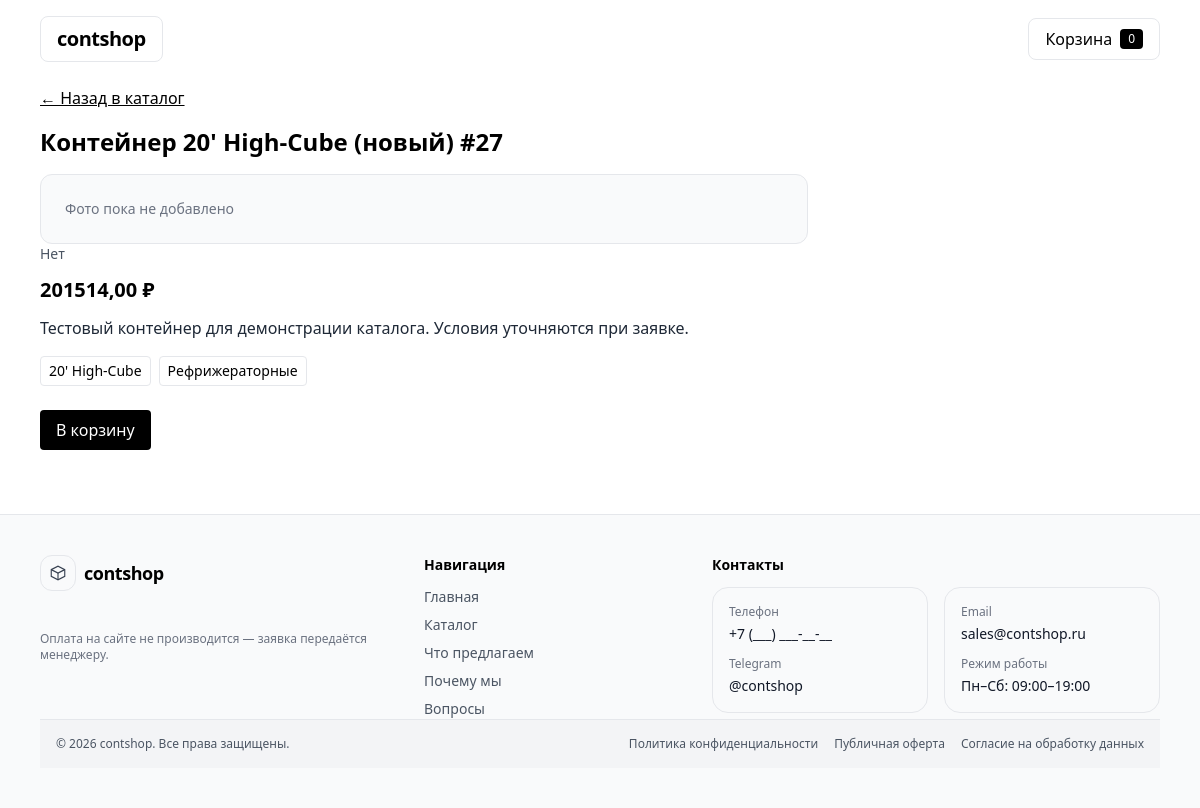
The page /catalog/20-high-cube-27/ on the database as committed earlier.
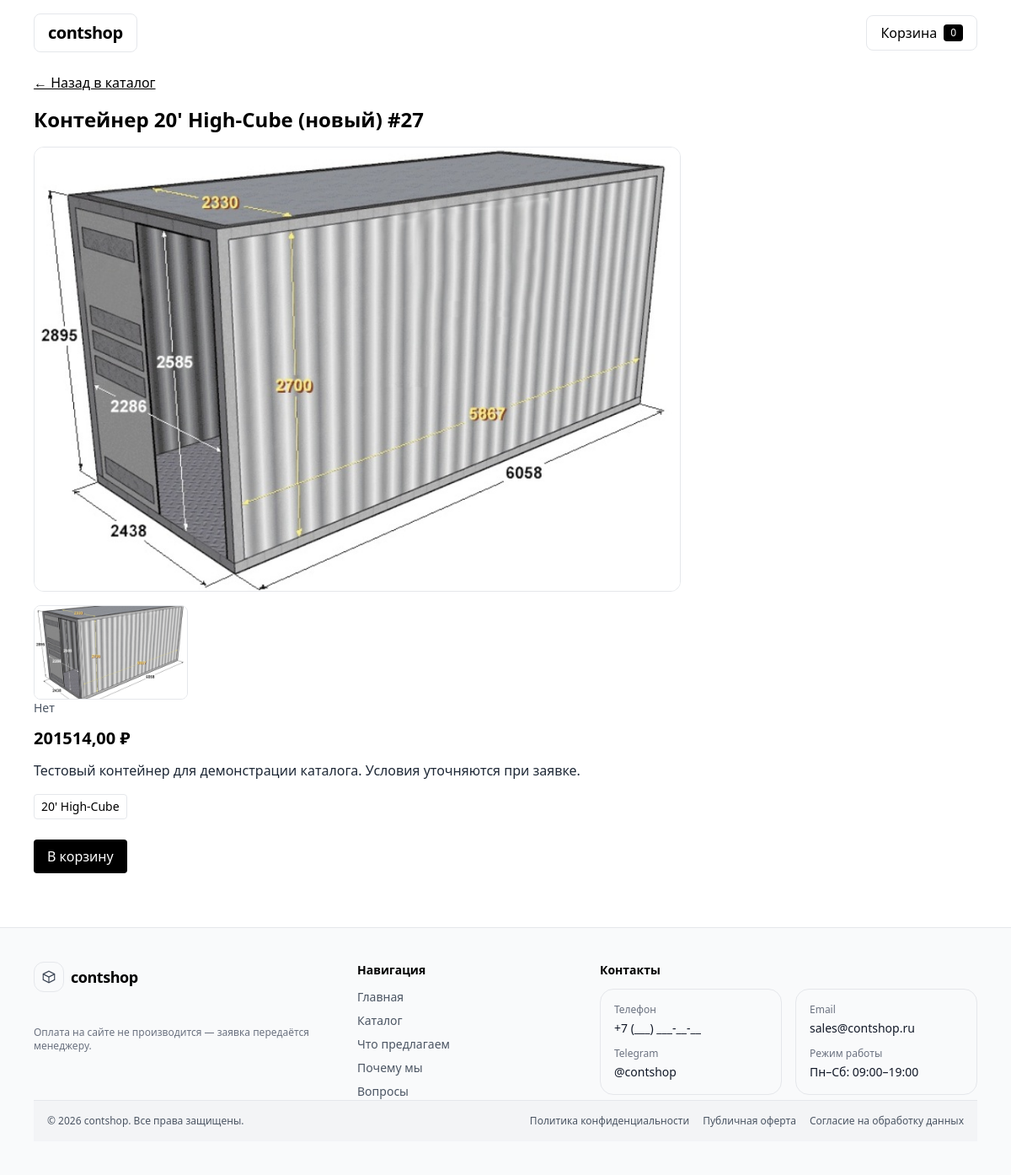
The same page on the database as committed later.
### apps/catalog/models.py (models this page shows, shortened)
class Category(models.Model):
    title = models.CharField(max_length=120, unique=True)
    slug = models.SlugField(max_length=140, unique=True, blank=True)
    class Meta:
        verbose_name = "Категория"
        verbose_name_plural = "Категории"
        ordering = ["title"]

class ProductImage(models.Model):
    product = models.ForeignKey(Product, on_delete=models.CASCADE, related_name="images")
    image = models.ImageField(upload_to="products/")
    sort_order = models.PositiveIntegerField(default=0)
    class Meta:
        verbose_name = "Фото товара"
        verbose_name_plural = "Фото товаров"
        ordering = ["sort_order", "id"]

### apps/catalog/views/pages.py (the view)
# urls.py: path("<slug:slug>/", product_detail, name="detail"),
def product_detail(request, slug: str):
    product = get_object_or_404(
        Product.objects.prefetch_related("categories", "images"),
        slug=slug
    )
    context = {
        "product": product,
        "categories": get_categories(),
    }
    return render(request, "catalog/pages/detail.html", context)

### apps/catalog/selectors.py (called while the page is built)
def get_categories() -> QuerySet[Category]:
    return Category.objects.all().order_by("title")

### apps/catalog/templates/catalog/pages/detail.html (shortened to what this page needs)
{% extends "base.html" %}
{% block content %}
  <div class="mb-4">
    <a href="{% url 'catalog:list' %}" class="underline">← Назад в каталог</a>
  </div>
  <h1 class="text-2xl font-bold mb-2">{{ product.title }}</h1>
{% with images=product.images.all %}
  {% if images %}
    <div
      x-data="lightbox({
        images: [{% for img in images %}'{{ img.image.url }}'{% if not forloop.last %},{% endif %}{% endfor %}],
        startIndex: 0
      })"
      x-init="bindKeys()"
      class="mt-4"
    >
      <button
        type="button"
        class="block w-full max-w-3xl"
        @click="openAt(0)"
      >
        <img
          src="{{ images.0.image.url }}"
          alt="{{ product.title }}"
          class="w-full max-w-3xl rounded-xl border object-cover"
        >
      </button>
      <div class="mt-4 grid grid-cols-2 md:grid-cols-4 gap-3 max-w-3xl">
        {% for img in images %}
          <button
            type="button"
            class="block"
            @click="openAt({{ forloop.counter0 }})"
          >
            <img
              src="{{ img.image.url }}"
              alt=""
              class="w-full h-28 rounded-lg border object-cover hover:opacity-90"
              loading="lazy"
            >
          </button>
        {% endfor %}
      </div>
    </div>
  {% else %}
    <div class="mt-4 w-full max-w-3xl rounded-xl border bg-gray-50 p-6 text-sm text-gray-500">
      Фото пока не добавлено
    </div>
  {% endif %}
{% endwith %}
  <div class="text-sm text-gray-600 mb-3">{{ product.get_availability_display }}</div>
  {% if product.price_sale %}
    <div class="text-xl font-semibold mb-3">{{ product.price_sale }} ₽</div>
  {% endif %}
  <div class="text-gray-800 mb-4">{{ product.description }}</div>
  <div class="flex flex-wrap gap-2 mb-6">
    {% for c in product.categories.all %}
      <span class="px-2 py-1 border rounded text-sm">{{ c.title }}</span>
    {% endfor %}
  </div>
  <form hx-post="{% url 'cart:add' product.id %}"
        hx-target="#cart-badge"
        hx-swap="outerHTML">
    <button type="submit" class="px-4 py-2 rounded bg-black text-white">
      В корзину
    </button>
  </form>
{% endblock %}

Rows that differ between the two databases and show on the page:
no longer on this page (row unchanged): Category: title "Рефрижераторные"
added ProductImage: image (picture)
Other text that changed with them:
text no longer shown: "Фото пока не добавлено"
